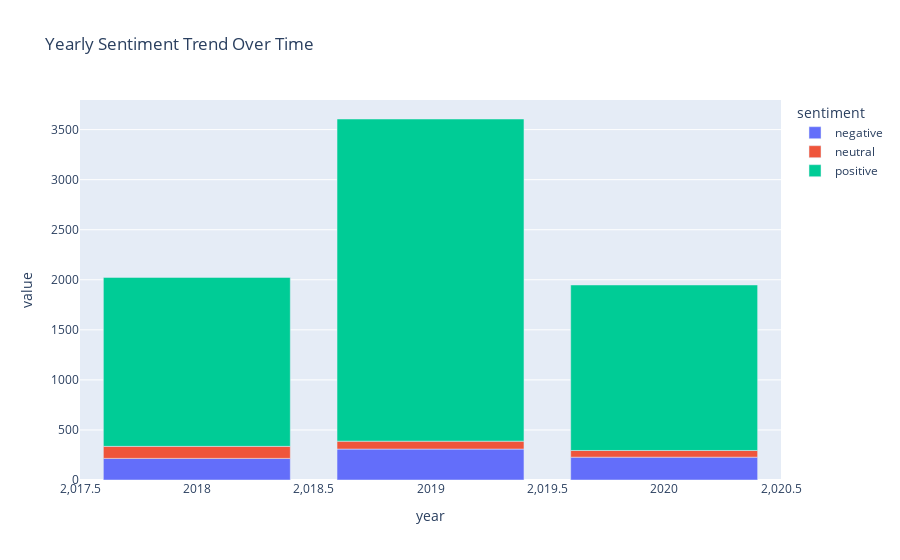

Source (notebook cell):
### Code cell
# Yearly Sentiment trend
data = df.groupby("year")["sentiment"].value_counts().unstack().fillna(0)
yearly_sent_trend_fig = px.bar(data, title="Yearly Sentiment Trend Over Time")
yearly_sent_trend_fig.show()

### Figure 1 — Plotly figure (JSON) as saved in the notebook; plotly's stock layout.template omitted (floating-point values rounded to 4 significant figures)
{"data": [{"hovertemplate": "sentiment=negative<br>year=%{x}<br>value=%{y}<extra></extra>", "legendgroup": "negative", "marker": {"color": "#636efa", "pattern": {"shape": ""}}, "name": "negative", "orientation": "v", "showlegend": true, "textposition": "auto", "type": "bar", "x": [2018, 2019, 2020], "xaxis": "x", "y": [216, 309, 228], "yaxis": "y"}, {"hovertemplate": "sentiment=neutral<br>year=%{x}<br>value=%{y}<extra></extra>", "legendgroup": "neutral", "marker": {"color": "#EF553B", "pattern": {"shape": ""}}, "name": "neutral", "orientation": "v", "showlegend": true, "textposition": "auto", "type": "bar", "x": [2018, 2019, 2020], "xaxis": "x", "y": [120, 79, 67], "yaxis": "y"}, {"hovertemplate": "sentiment=positive<br>year=%{x}<br>value=%{y}<extra></extra>", "legendgroup": "positive", "marker": {"color": "#00cc96", "pattern": {"shape": ""}}, "name": "positive", "orientation": "v", "showlegend": true, "textposition": "auto", "type": "bar", "x": [2018, 2019, 2020], "xaxis": "x", "y": [1688, 3218, 1653], "yaxis": "y"}], "layout": {"barmode": "relative", "legend": {"title": {"text": "sentiment"}, "tracegroupgap": 0}, "title": {"text": "Yearly Sentiment Trend Over Time"}, "xaxis": {"anchor": "y", "domain": [0, 1], "title": {"text": "year"}}, "yaxis": {"anchor": "x", "domain": [0, 1], "title": {"text": "value"}}}}
